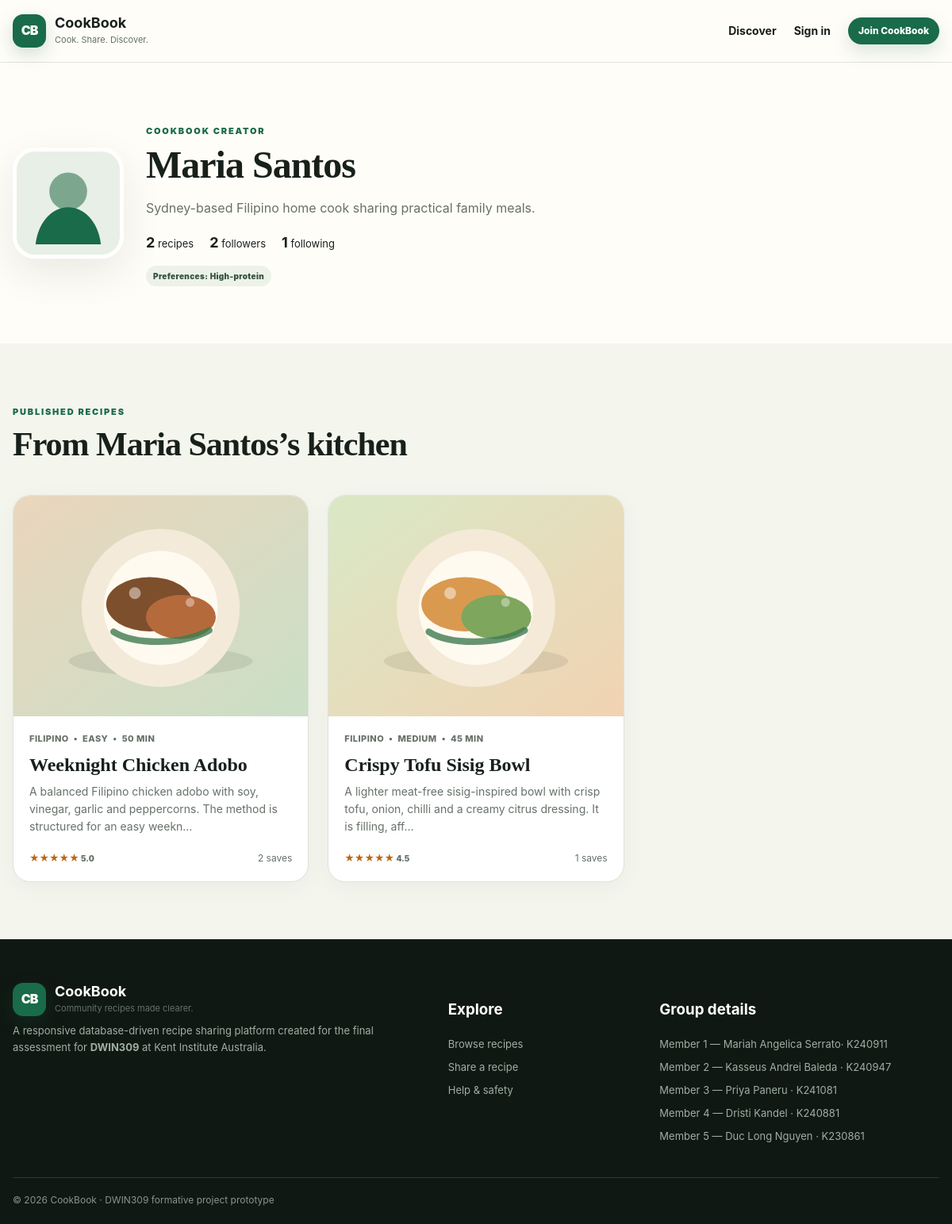
Screenshot of /profile.php?id=2 with the database file from the repository.
### tables this page shows
CREATE TABLE users (
    id INT UNSIGNED AUTO_INCREMENT PRIMARY KEY,
    email VARCHAR(190) NOT NULL UNIQUE,
    display_name VARCHAR(80) NOT NULL,
    password_hash VARCHAR(255) NOT NULL,
    role ENUM('user','admin') NOT NULL DEFAULT 'user',
    bio VARCHAR(500) NULL,
    profile_image VARCHAR(255) NULL,
    dietary_preferences VARCHAR(255) NULL,
    is_active TINYINT(1) NOT NULL DEFAULT 1,
    created_at TIMESTAMP NOT NULL DEFAULT CURRENT_TIMESTAMP,
    updated_at TIMESTAMP NOT NULL DEFAULT CURRENT_TIMESTAMP ON UPDATE CURRENT_TIMESTAMP,
    INDEX idx_users_role_active (role, is_active)
);

CREATE TABLE recipes (
    id INT UNSIGNED AUTO_INCREMENT PRIMARY KEY,
    author_id INT UNSIGNED NOT NULL,
    title VARCHAR(150) NOT NULL,
    slug VARCHAR(190) NOT NULL UNIQUE,
    description TEXT NOT NULL,
    cuisine VARCHAR(80) NOT NULL,
    category VARCHAR(80) NOT NULL,
    difficulty ENUM('Easy','Medium','Hard') NOT NULL DEFAULT 'Easy',
    prep_minutes SMALLINT UNSIGNED NOT NULL DEFAULT 0,
    cook_minutes SMALLINT UNSIGNED NOT NULL DEFAULT 0,
    servings SMALLINT UNSIGNED NOT NULL DEFAULT 1,
    cover_image VARCHAR(255) NULL,
    video_url VARCHAR(500) NULL,
    status ENUM('pending','approved','rejected') NOT NULL DEFAULT 'pending',
    is_sponsored TINYINT(1) NOT NULL DEFAULT 0,
    is_premium TINYINT(1) NOT NULL DEFAULT 0,
    views INT UNSIGNED NOT NULL DEFAULT 0,
    published_at DATETIME NULL,
    created_at TIMESTAMP NOT NULL DEFAULT CURRENT_TIMESTAMP,
    updated_at TIMESTAMP NOT NULL DEFAULT CURRENT_TIMESTAMP ON UPDATE CURRENT_TIMESTAMP,
    CONSTRAINT fk_recipes_author FOREIGN KEY (author_id) REFERENCES users(id) ON DELETE CASCADE,
    INDEX idx_recipes_status_publish (status, published_at),
    INDEX idx_recipes_discovery (cuisine, category, difficulty),
    FULLTEXT INDEX ft_recipe_text (title, description)
);

### includes/functions.php (called while the page is built, shortened)
<?php
require_once __DIR__ . '/../config/db.php';
function url(string $path = ''): string
{
    return APP_BASE . ($path !== '' ? '/' . ltrim($path, '/') : '');
}
function e(?string $value): string
{
    return htmlspecialchars((string)$value, ENT_QUOTES, 'UTF-8');
}
function current_user(): ?array
{
    return $_SESSION['user'] ?? null;
}
function recipe_image(?string $path): string
{
    if ($path) {
        return url(ltrim($path, '/'));
    }
    return url('assets/images/recipe-placeholder.svg');
}
function avatar_url(?string $path): string
{
    return $path ? url(ltrim($path, '/')) : url('assets/images/avatar-placeholder.svg');
}
function stars(float $rating): string
{
    $rounded = (int)round($rating);
    return str_repeat('★', $rounded) . str_repeat('☆', max(0, 5 - $rounded));
}

### config/db.php (called while the page is built, shortened)
<?php
function db(): PDO
{
    static $pdo = null;
    if ($pdo instanceof PDO) {
        return $pdo;
    }
    $dsn = sprintf('mysql:host=%s;port=%d;dbname=%s;charset=utf8mb4', DB_HOST, DB_PORT, DB_NAME);
    $pdo = new PDO($dsn, DB_USER, DB_PASS, [
        PDO::ATTR_ERRMODE => PDO::ERRMODE_EXCEPTION,
        PDO::ATTR_DEFAULT_FETCH_MODE => PDO::FETCH_ASSOC,
        PDO::ATTR_EMULATE_PREPARES => false,
    ]);
    return $pdo;
}

### classes/UserRepository.php (called while the page is built, shortened)
<?php
require_once __DIR__ . '/../config/db.php';
final class UserRepository
{
    public function findById(int $id): ?array
    {
        $stmt = db()->prepare('SELECT id, email, display_name, role, bio, profile_image, dietary_preferences, created_at FROM users WHERE id = ? LIMIT 1');
        $stmt->execute([$id]);
        return $stmt->fetch() ?: null;
    }
}

### classes/RecipeRepository.php (called while the page is built, shortened)
<?php
require_once __DIR__ . '/../config/db.php';
final class RecipeRepository
{
    private string $summarySql = '
        SELECT r.*,
               (r.prep_minutes + r.cook_minutes) AS total_minutes,
               u.display_name AS author_name,
               u.profile_image AS author_image,
               COALESCE(AVG(rt.rating), 0) AS avg_rating,
               COUNT(DISTINCT rt.id) AS rating_count,
               COUNT(DISTINCT f.id) AS favorite_count
        FROM recipes r
        JOIN users u ON u.id = r.author_id
        LEFT JOIN ratings rt ON rt.recipe_id = r.id
        LEFT JOIN favorites f ON f.recipe_id = r.id
    ';
    public function byAuthor(int $authorId): array
    {
        $sql = $this->summarySql . ' WHERE r.author_id = ? GROUP BY r.id ORDER BY r.created_at DESC';
        $stmt = db()->prepare($sql);
        $stmt->execute([$authorId]);
        return $stmt->fetchAll();
    }
}

### profile.php (the view, shortened to what this page needs)
<?php
require_once __DIR__ . '/includes/functions.php';
require_once __DIR__ . '/classes/UserRepository.php';
require_once __DIR__ . '/classes/RecipeRepository.php';
$viewId = isset($_GET['id']) ? (int)$_GET['id'] : (int)(current_user()['id'] ?? 0);
$userRepo = new UserRepository();
$recipeRepo = new RecipeRepository();
$profile = $userRepo->findById($viewId);
$recipes = $recipeRepo->byAuthor($viewId);
$stmt = db()->prepare('SELECT COUNT(*) FROM follows WHERE following_id=?'); $stmt->execute([$viewId]); $followers=(int)$stmt->fetchColumn();
$stmt = db()->prepare('SELECT COUNT(*) FROM follows WHERE follower_id=?'); $stmt->execute([$viewId]); $following=(int)$stmt->fetchColumn();
$pageTitle=$profile['display_name']; require __DIR__.'/includes/header.php';
?>
<section class="section container">
<div class="profile-hero"><img class="profile-avatar" src="<?= e(avatar_url($profile['profile_image'])) ?>" alt="<?= e($profile['display_name']) ?> profile picture"><div><span class="eyebrow">CookBook creator</span><h1><?= e($profile['display_name']) ?></h1><p><?= e($profile['bio'] ?: 'This cook has not added a bio yet.') ?></p><div class="profile-stats"><span><strong><?= count($recipes) ?></strong> recipes</span><span><strong><?= $followers ?></strong> followers</span><span><strong><?= $following ?></strong> following</span></div><?php if ($profile['dietary_preferences']): ?><div class="tag-row"><span class="tag">Preferences: <?= e($profile['dietary_preferences']) ?></span></div><?php endif; ?></div></div>
</section>
<section class="section section-soft"><div class="container"><div class="section-heading"><div><span class="eyebrow">Published recipes</span><h2>From <?= e($profile['display_name']) ?>’s kitchen</h2></div></div><div class="recipe-grid"><?php if(!$recipes):?><div class="empty-state"><h3>No recipes yet</h3><p>Published recipes will appear here after moderation.</p></div><?php endif;?><?php foreach($recipes as $recipe): if($recipe['status']!=='approved' && (!is_logged_in() || ((int)current_user()['id']!==$viewId && !is_admin()))) continue; require __DIR__.'/includes/recipe_card.php'; endforeach;?></div></div></section>
<?php require __DIR__.'/includes/footer.php'; ?>

### includes/header.php (shortened to what this page needs)
<?php
require_once __DIR__ . '/functions.php';
$user = current_user();
?>
<!doctype html>
<html lang="en">
<head>
    <link rel="stylesheet" href="<?= e(url('assets/css/style.css')) ?>">
</head>
<body>
<header class="site-header">
    <div class="container nav-wrap">
        <a class="brand" href="<?= e(url('index.php')) ?>" aria-label="CookBook home">
            <span class="brand-mark">CB</span>
            <span><strong>CookBook</strong><small>Cook. Share. Discover.</small></span>
        </a>
        <nav id="primary-nav" class="primary-nav" aria-label="Primary navigation">
            <a href="<?= e(url('browse.php')) ?>">Discover</a>
            <?php if ($user): ?>
                <a href="<?= e(url('recommendations.php')) ?>">For you</a>
                <a href="<?= e(url('recipe_form.php')) ?>">Share recipe</a>
                <a href="<?= e(url('bookmarks.php')) ?>">Saved</a>
                <a href="<?= e(url('notifications.php')) ?>" class="nav-notification">Notifications<?php $count = unread_notification_count(); if ($count): ?><span><?= $count ?></span><?php endif; ?></a>
                <?php if (($user['role'] ?? '') === 'admin'): ?><a href="<?= e(url('admin/index.php')) ?>">Admin</a><?php endif; ?>
                <div class="nav-user">
                    <a href="<?= e(url('profile.php')) ?>"><?= e($user['display_name']) ?></a>
                    <a class="button button-ghost button-small" href="<?= e(url('logout.php')) ?>">Logout</a>
                </div>
            <?php else: ?>
                <a href="<?= e(url('login.php')) ?>">Sign in</a>
                <a class="button button-primary button-small" href="<?= e(url('register.php')) ?>">Join CookBook</a>
            <?php endif; ?>
        </nav>
    </div>
</header>
<main id="main-content">

### includes/recipe_card.php (shortened to what this page needs)
<article class="recipe-card">
    <a class="recipe-media" href="<?= e(url('recipe.php?id=' . (int)$recipe['id'])) ?>">
        <img src="<?= e(recipe_image($recipe['cover_image'] ?? null)) ?>" alt="<?= e($recipe['title']) ?>">
    </a>
    <div class="recipe-card-body">
        <div class="recipe-meta"><span><?= e($recipe['cuisine']) ?></span><span>•</span><span><?= e($recipe['difficulty']) ?></span><span>•</span><span><?= (int)$recipe['total_minutes'] ?> min</span></div>
        <h3><a href="<?= e(url('recipe.php?id=' . (int)$recipe['id'])) ?>"><?= e($recipe['title']) ?></a></h3>
        <p><?= e(mb_strimwidth($recipe['description'], 0, 120, '…')) ?></p>
        <div class="recipe-card-footer">
            <span class="rating" aria-label="Rating <?= number_format((float)$recipe['avg_rating'], 1) ?> out of 5"><?= e(stars((float)$recipe['avg_rating'])) ?> <small><?= number_format((float)$recipe['avg_rating'], 1) ?></small></span>
            <span><?= (int)$recipe['favorite_count'] ?> saves</span>
        </div>
    </div>
</article>

### includes/footer.php (shortened to what this page needs)
</main>
<footer class="site-footer">
    <div class="container footer-grid">
        <div>
            <div class="brand footer-brand"><span class="brand-mark">CB</span><span><strong>CookBook</strong><small>Community recipes made clearer.</small></span></div>
            <p>A responsive database-driven recipe sharing platform created for the final assessment for <strong>DWIN309</strong> at Kent Institute Australia.</p>
        </div>
        <div>
            <h3>Explore</h3>
            <a href="<?= e(url('browse.php')) ?>">Browse recipes</a>
            <a href="<?= e(url('recipe_form.php')) ?>">Share a recipe</a>
            <a href="<?= e(url('help.php')) ?>">Help &amp; safety</a>
        </div>
        <div>
            <h3>Group details</h3>
            <p>Member 1 — Mariah Angelica Serrato· K240911</p>
            <p>Member 2 — Kasseus Andrei Baleda · K240947</p>
            <p>Member 3 — Priya Paneru · K241081</p>
            <p>Member 4 — Dristi Kandel · K240881</p>
            <p>Member 5 — Duc Long Nguyen · K230861</p>
        </div>
    </div>
    <div class="container footer-bottom">© <?= date('Y') ?> CookBook · DWIN309 formative project prototype</div>
</footer>
</body>
</html>

### rows the page displays
users: display_name "Maria Santos", bio "Sydney-based Filipino home cook sharing practical family meals.", dietary_preferences "High-protein"
recipes: cover_image (picture), cuisine "FILIPINO", difficulty "EASY", total_minutes "50", title "Weeknight Chicken Adobo", description "A balanced Filipino chicken adobo with soy, vinegar, garlic and peppercorns. The method is structured for an easy weekn…", avg_rating "★★★★★", avg_rating "5.0", favorite_count "2"
recipes: cover_image (picture), cuisine "FILIPINO", difficulty "MEDIUM", total_minutes "45", title "Crispy Tofu Sisig Bowl", description "A lighter meat-free sisig-inspired bowl with crisp tofu, onion, chilli and a creamy citrus dressing. It is filling, aff…", avg_rating "★★★★★", avg_rating "4.5", favorite_count "1"

### other values shown
count($recipes) "2"
$followers "2"
$following "1"
